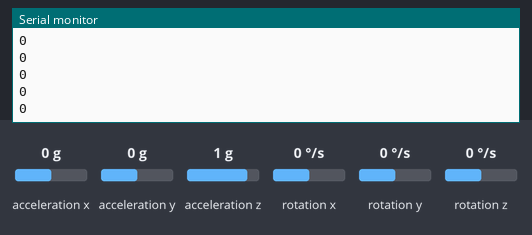
A sketch run on a simulated Arduino Uno, built with avr-gcc and run on an emulated ATmega328P. On the bench: the last lines printed to the serial monitor. Wiring (inferred from the names in the program): MPU-6050 motion sensor at I2C address 0x68. The test bench sets the inputs (shaded band); at power-on: acceleration x 0 g, acceleration y 0 g, acceleration z 1 g, rotation x 0 °/s, rotation y 0 °/s, rotation z 0 °/s.

Above: at 1.2 s.
1.3 s: acceleration x set to -1.4 g
At 1.57 s:
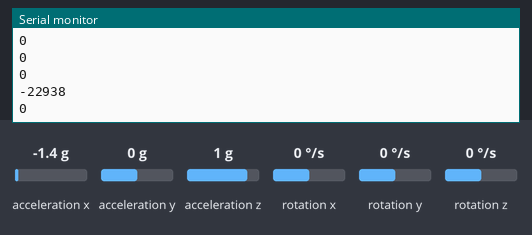
2.8 s: acceleration y set to -0.8 g
At 3.24 s:
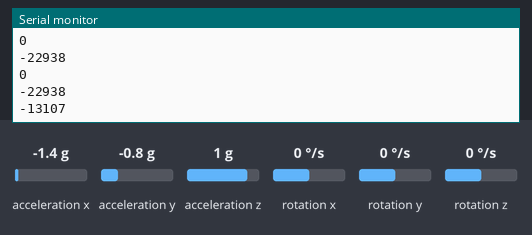
4.3 s: acceleration x set to 0.8 g
At 4.59 s:
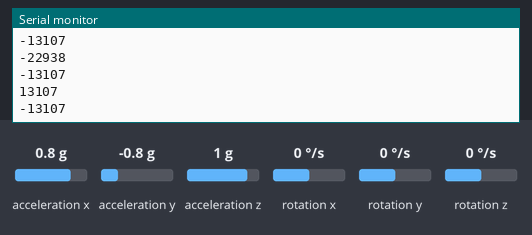
Timing chart, 0 to 7.3 s (numbered marks = the images above; inputs shaded):
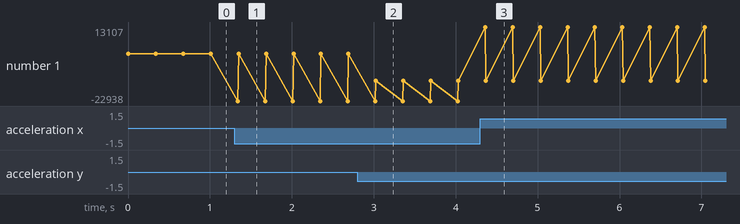

Measured:
- after the input at 1.3 s, the serial monitor: prints a new line at once (image 1)
- after the input at 2.8 s, the serial monitor: prints a new line after 0.23 s (image 2)
- after the input at 4.3 s, the serial monitor: prints a new line after 0.06 s (image 3)
- plotted number 1: 0 → -13107 after the input at 2.8 s

The sketch:

mpu6050_read.ino
```cpp
#include<Wire.h>
const int MPU_addr=0x68;  // I2C address of the MPU-6050
const int MPU_PWR_MGMT_1=0x6B; // PWR_MGMT_1 register
int16_t AcX,AcY,AcZ,Tmp,GyX,GyY,GyZ;

void setup(){
  initMPU6050();
  Serial.begin(9600);
}
void loop(){
  readMPU6050();
  // variables AcX and AcY give you accelero readings here !!
  Serial.println(AcX);
  Serial.println(AcY);
  delay(333);
}

void initMPU6050(){
  Wire.begin();
  Wire.beginTransmission(MPU_addr);
  Wire.write(MPU_PWR_MGMT_1);
  Wire.write(0);     // set to zero (wakes up the MPU-6050)
  Wire.endTransmission(true);
}

void readMPU6050(){
  Wire.beginTransmission(MPU_addr);
  Wire.write(0x3B);  // starting with register 0x3B (ACCEL_XOUT_H)
  Wire.endTransmission(false);
  Wire.requestFrom(MPU_addr,14,true);  // request a total of 14 registers
  AcX=Wire.read()<<8|Wire.read();  // 0x3B (ACCEL_XOUT_H) & 0x3C (ACCEL_XOUT_L)
  AcY=Wire.read()<<8|Wire.read();  // 0x3D (ACCEL_YOUT_H) & 0x3E (ACCEL_YOUT_L)
  AcZ=Wire.read()<<8|Wire.read();  // 0x3F (ACCEL_ZOUT_H) & 0x40 (ACCEL_ZOUT_L)
  Tmp=Wire.read()<<8|Wire.read();  // 0x41 (TEMP_OUT_H) & 0x42 (TEMP_OUT_L)
  Tmp=(Tmp/340.00)+36.53;
  GyX=Wire.read()<<8|Wire.read();  // 0x43 (GYRO_XOUT_H) & 0x44 (GYRO_XOUT_L)
  GyY=Wire.read()<<8|Wire.read();  // 0x45 (GYRO_YOUT_H) & 0x46 (GYRO_YOUT_L)
  GyZ=Wire.read()<<8|Wire.read();  // 0x47 (GYRO_ZOUT_H) & 0x48 (GYRO_ZOUT_L)
}
```
